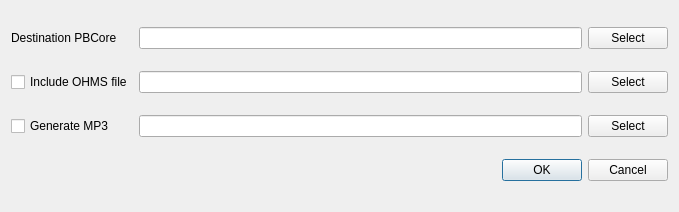
<?xml version="1.0" encoding="UTF-8"?>
<ui version="4.0">
 <class>Export</class>
 <widget class="QDialog" name="Export">
  <property name="geometry">
   <rect>
    <x>0</x>
    <y>0</y>
    <width>679</width>
    <height>212</height>
   </rect>
  </property>
  <property name="windowTitle">
   <string>Dialog</string>
  </property>
  <layout class="QGridLayout" name="gridLayout">
   <item row="0" column="0">
    <widget class="QLabel" name="label">
     <property name="text">
      <string>Destination PBCore</string>
     </property>
    </widget>
   </item>
   <item row="0" column="1">
    <widget class="QLineEdit" name="lineEdit"/>
   </item>
   <item row="0" column="2">
    <widget class="QPushButton" name="pushButton">
     <property name="text">
      <string>Select</string>
     </property>
    </widget>
   </item>
   <item row="1" column="0">
    <widget class="QCheckBox" name="checkBox">
     <property name="text">
      <string>Include OHMS file</string>
     </property>
    </widget>
   </item>
   <item row="1" column="1">
    <widget class="QLineEdit" name="lineEdit_2"/>
   </item>
   <item row="1" column="2">
    <widget class="QPushButton" name="pushButton_2">
     <property name="text">
      <string>Select</string>
     </property>
    </widget>
   </item>
   <item row="2" column="0">
    <widget class="QCheckBox" name="checkBox_2">
     <property name="text">
      <string>Generate MP3</string>
     </property>
    </widget>
   </item>
   <item row="2" column="1">
    <widget class="QLineEdit" name="lineEdit_3"/>
   </item>
   <item row="2" column="2">
    <widget class="QPushButton" name="pushButton_3">
     <property name="text">
      <string>Select</string>
     </property>
    </widget>
   </item>
   <item row="3" column="1" colspan="2">
    <widget class="QDialogButtonBox" name="buttonBox">
     <property name="orientation">
      <enum>Qt::Horizontal</enum>
     </property>
     <property name="standardButtons">
      <set>QDialogButtonBox::Cancel|QDialogButtonBox::Ok</set>
     </property>
    </widget>
   </item>
  </layout>
 </widget>
 <resources/>
 <connections>
  <connection>
   <sender>buttonBox</sender>
   <signal>accepted()</signal>
   <receiver>Export</receiver>
   <slot>accept()</slot>
   <hints>
    <hint type="sourcelabel">
     <x>248</x>
     <y>254</y>
    </hint>
    <hint type="destinationlabel">
     <x>157</x>
     <y>274</y>
    </hint>
   </hints>
  </connection>
  <connection>
   <sender>buttonBox</sender>
   <signal>rejected()</signal>
   <receiver>Export</receiver>
   <slot>reject()</slot>
   <hints>
    <hint type="sourcelabel">
     <x>316</x>
     <y>260</y>
    </hint>
    <hint type="destinationlabel">
     <x>286</x>
     <y>274</y>
    </hint>
   </hints>
  </connection>
 </connections>
</ui>
